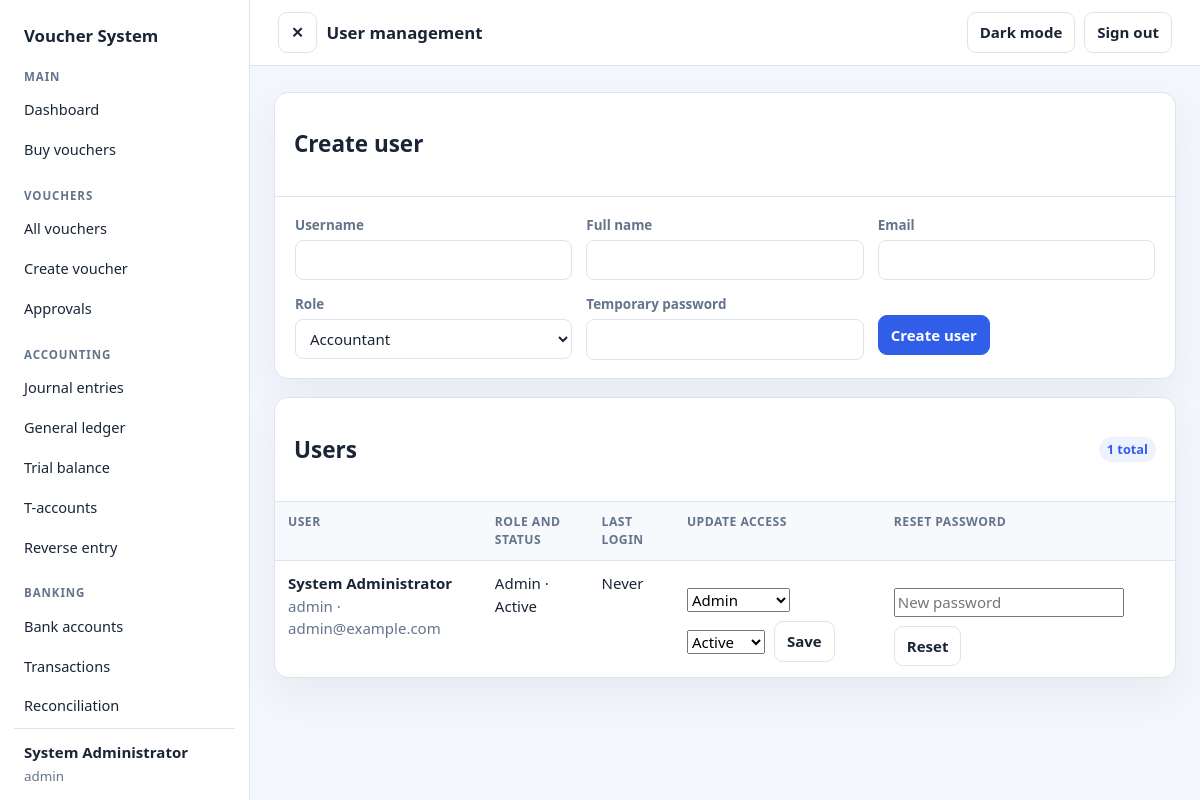
Screenshot of /admin/users/index.php (signed in) with the database file from the repository.
### tables this page shows
CREATE TABLE users (
  id INT UNSIGNED AUTO_INCREMENT PRIMARY KEY,
  role_id INT UNSIGNED NOT NULL,
  username VARCHAR(50) NOT NULL UNIQUE,
  full_name VARCHAR(100) NOT NULL,
  email VARCHAR(120) NULL,
  password_hash VARCHAR(255) NOT NULL,
  is_active TINYINT(1) NOT NULL DEFAULT 1,
  last_login DATETIME NULL,
  created_at TIMESTAMP NOT NULL DEFAULT CURRENT_TIMESTAMP,
  FOREIGN KEY (role_id) REFERENCES roles(id)
);

CREATE TABLE roles (
  id INT UNSIGNED AUTO_INCREMENT PRIMARY KEY,
  name VARCHAR(50) NOT NULL UNIQUE,
  description VARCHAR(255) NULL
);

### config/functions.php (called while the page is built, shortened)
<?php
require_once __DIR__ . '/database.php';
function app_base_path(): string
{
    $scriptName = $_SERVER['SCRIPT_NAME'] ?? '';
    $scriptPath = parse_url(str_replace('\\', '/', $scriptName), PHP_URL_PATH);
    $lastSlash = strrpos($scriptPath, '/');
    $directory = $lastSlash === false ? '' : substr($scriptPath, 0, $lastSlash);
    $segments = explode('/', trim($directory, '/'));
    $baseSegments = [];
    return $baseSegments ? '/' . implode('/', $baseSegments) : '';
}
function app_url(string $path = ''): string
{
    $basePath = app_base_path();
    $path = ltrim($path, '/');
    return $basePath . '/' . $path;
}
function e($value): string
{
    return htmlspecialchars((string) $value, ENT_QUOTES | ENT_SUBSTITUTE, 'UTF-8');
}

### config/database.php (called while the page is built, shortened)
<?php
function db(): PDO
{
    static $connection = null;
    if ($connection instanceof PDO) {
        return $connection;
    }
    $host = (string) app_config_value('DB_HOST', '127.0.0.1');
    $database = (string) app_config_value('DB_NAME', 'voucher_system_app');
    $portValue = app_config_value('DB_PORT');
    $port = $portValue === false || $portValue === null || $portValue === ''
        ? 3306
        : filter_var($portValue, FILTER_VALIDATE_INT, ['options' => ['min_range' => 1, 'max_range' => 65535]]);
    $usernameValue = app_config_value('DB_USER');
    $passwordValue = app_config_value('DB_PASS');
    $username = is_string($usernameValue) ? $usernameValue : '';
    $password = is_string($passwordValue) ? $passwordValue : '';
    if ($username === false || $username === '') {
        if ($host === '127.0.0.1' || $host === 'localhost') {
            $username = 'root';
        } else {
            throw new RuntimeException('The DB_USER environment variable is required for remote database hosts.');
        }
    }
    $dsn = sprintf('mysql:host=%s;port=%d;dbname=%s;charset=utf8mb4', $host, $port, $database);
    $options = [
        PDO::ATTR_ERRMODE => PDO::ERRMODE_EXCEPTION,
        PDO::ATTR_DEFAULT_FETCH_MODE => PDO::FETCH_ASSOC,
        PDO::ATTR_EMULATE_PREPARES => false,
    ];
    $connection = new PDO($dsn, $username, $password === false ? '' : $password, $options);
    return $connection;
}

### admin/users/index.php (the view, shortened to what this page needs)
<?php
$connection = db();
$roles = $connection->query('SELECT id, name FROM roles ORDER BY name')->fetchAll();
$users = $connection->query(
    'SELECT u.id, u.username, u.full_name, u.email, u.is_active, u.last_login, u.created_at,
            u.role_id, r.name AS role_name
     FROM users u JOIN roles r ON r.id = u.role_id
     ORDER BY u.username'
)->fetchAll();
require __DIR__ . '/../../includes/header.php';
require __DIR__ . '/../../includes/sidebar.php';
require __DIR__ . '/../../includes/navbar.php';
?>
<section class="app-card">
    <div class="app-card-header"><h2>Create user</h2></div>
    <div class="app-card-body">
        <form class="app-form" method="post">
            <div><label for="username">Username</label><input id="username" name="username" maxlength="50" autocomplete="off" required></div>
            <div><label for="full_name">Full name</label><input id="full_name" name="full_name" maxlength="100" required></div>
            <div><label for="email">Email</label><input id="email" name="email" type="email" maxlength="120"></div>
            <div><label for="role_id">Role</label><select id="role_id" name="role_id" required><?php foreach ($roles as $role): ?><option value="<?= (int) $role['id'] ?>"><?= e($role['name']) ?></option><?php endforeach; ?></select></div>
            <div><label for="password">Temporary password</label><input id="password" name="password" type="password" minlength="12" maxlength="200" autocomplete="new-password" required></div>
            <div class="app-actions"><button class="app-button app-button-primary" type="submit">Create user</button></div>
        </form>
    </div>
</section>
<section class="app-card">
    <div class="app-card-header"><h2>Users</h2><span class="app-badge"><?= count($users) ?> total</span></div>
    <div class="app-table-wrap">
        <table class="app-table">
            <thead><tr><th>User</th><th>Role and status</th><th>Last login</th><th>Update access</th><th>Reset password</th></tr></thead>
            <tbody>
                <?php foreach ($users as $user): ?>
                    <tr>
                        <td><strong><?= e($user['full_name']) ?></strong><span class="app-muted" style="display:block"><?= e($user['username']) ?><?= $user['email'] ? ' · ' . e($user['email']) : '' ?></span></td>
                        <td><?= e($user['role_name']) ?> · <?= (int) $user['is_active'] === 1 ? 'Active' : 'Inactive' ?></td>
                        <td><?= e($user['last_login'] ?: 'Never') ?></td>
                        <td>
                            <form method="post" class="app-actions">
                                <select name="role_id" aria-label="Role for <?= e($user['username']) ?>"><?php foreach ($roles as $role): ?><option value="<?= (int) $role['id'] ?>" <?= (int) $user['role_id'] === (int) $role['id'] ? 'selected' : '' ?>><?= e($role['name']) ?></option><?php endforeach; ?></select>
                                <select name="is_active" aria-label="Status for <?= e($user['username']) ?>"><option value="1" <?= (int) $user['is_active'] === 1 ? 'selected' : '' ?>>Active</option></select>
                                <button class="app-button" type="submit">Save</button>
                            </form>
                        </td>
                        <td>
                            <form method="post" class="app-actions">
                                <input type="password" name="password" minlength="12" maxlength="200" placeholder="New password" autocomplete="new-password" required aria-label="New password for <?= e($user['username']) ?>">
                                <button class="app-button" type="submit" data-confirm="Reset this user's password?">Reset</button>
                            </form>
                        </td>
                    </tr>
                <?php endforeach; ?>
            </tbody>
        </table>
    </div>
</section>
<?php require __DIR__ . '/../../includes/footer.php'; ?>

### includes/sidebar.php (shortened to what this page needs)
<?php
$sidebarStatement = db()->prepare(
    'SELECT u.full_name, u.username, p.code AS permission_code
     FROM users u
     LEFT JOIN role_permissions rp ON rp.role_id = u.role_id
     LEFT JOIN permissions p ON p.id = rp.permission_id
     WHERE u.id = :user_id AND u.is_active = 1'
);
$sidebarStatement->execute(['user_id' => (int) $_SESSION['user_id']]);
$sidebarRows = $sidebarStatement->fetchAll();
$sidebarUser = $sidebarRows[0];
$sidebarPermissions = [];
foreach ($sidebarRows as $sidebarRow) {
    if ($sidebarRow['permission_code'] !== null) {
        $sidebarPermissions[$sidebarRow['permission_code']] = true;
    }
}
$sidebarCurrentPath = parse_url($_SERVER['REQUEST_URI'] ?? '', PHP_URL_PATH);
?>
<aside class="app-sidebar" aria-label="Primary navigation">
    <a class="app-sidebar-brand" href="<?= e(app_url('admin/dashboard.php')) ?>">Voucher System</a>
    <nav class="app-sidebar-nav">
        <?php foreach ($sidebarSections as $section): ?>
            <?php
            $visibleItems = array_filter($section['items'], static function (array $item) use ($sidebarPermissions): bool {
                return $item['permission'] === null || isset($sidebarPermissions[$item['permission']]);
            });
            ?>
            <?php if ($visibleItems): ?>
                <section class="app-sidebar-section">
                    <h2><?= e($section['title']) ?></h2>
                    <?php foreach ($visibleItems as $item): ?>
                        <?php
                        $itemUrl = app_url($item['path']);
                        $itemPath = parse_url($itemUrl, PHP_URL_PATH);
                        $isCurrent = $sidebarCurrentPath === $itemPath;
                        ?>
                        <a class="app-sidebar-link<?= $isCurrent ? ' is-active' : '' ?>"
                           href="<?= e($itemUrl) ?>"<?= $isCurrent ? ' aria-current="page"' : '' ?>
                           title="<?= e($item['label']) ?>">
                            <?= e($item['label']) ?>
                        </a>
                    <?php endforeach; ?>
                </section>
            <?php endif; ?>
        <?php endforeach; ?>
    </nav>
    <div class="app-sidebar-user">
        <strong><?= e($sidebarUser['full_name']) ?></strong>
        <span><?= e($sidebarUser['username']) ?></span>
    </div>
</aside>

### assets/css/app.css (style rules this page uses)
:root { color-scheme: light; --app-page: #f3f6fb; --app-surface: #fff; --app-surface-muted: #f7f9fc; --app-text: #192536; --app-muted: #64748b; --app-border: #dce4ef; --app-accent: #315ee8; --app-accent-soft: #edf2ff; --app-danger: #a52b24; --app-danger-soft: #fff1f0; --app-shadow: 0 16px 40px #12213a0d; }
* { box-sizing: border-box; }
body { margin: 0; background: var(--app-page); color: var(--app-text); font: 15px/1.5 system-ui, -apple-system, "Segoe UI", sans-serif; }
a { color: var(--app-accent); text-decoration: none; }
button, input, select, textarea { font: inherit; }
.app-sidebar { position: sticky; top: 0; display: flex; flex: 0 0 250px; flex-direction: column; width: 250px; height: 100vh; padding: 18px 14px 14px; border-right: 1px solid var(--app-border); background: var(--app-surface); transition: flex-basis .2s ease, width .2s ease, padding .2s ease; }
.app-sidebar-brand { display: block; padding: 5px 10px 20px; color: var(--app-text); font-size: 1.05rem; font-weight: 800; }
.app-sidebar-nav { flex: 1; overflow-y: auto; }
.app-sidebar-section { margin: 0 0 18px; }
.app-sidebar-section h2 { margin: 0 0 6px; padding: 0 10px; color: var(--app-muted); font-size: .72rem; font-weight: 750; letter-spacing: .08em; text-transform: uppercase; }
.app-sidebar-link { display: block; margin: 2px 0; padding: 8px 10px; border-radius: 8px; color: var(--app-text); font-size: .91rem; }
.app-sidebar-user { display: grid; gap: 2px; padding: 12px 10px 0; border-top: 1px solid var(--app-border); overflow-wrap: anywhere; }
.app-sidebar-user span { color: var(--app-muted); font-size: .84rem; }
.app-button { display: inline-flex; min-height: 38px; align-items: center; justify-content: center; padding: 8px 12px; border: 1px solid var(--app-border); border-radius: 9px; background: var(--app-surface); color: var(--app-text); font-weight: 650; cursor: pointer; }
.app-card { margin-bottom: 18px; overflow: hidden; border: 1px solid var(--app-border); border-radius: 14px; background: var(--app-surface); box-shadow: var(--app-shadow); }
.app-card-header { display: flex; align-items: center; justify-content: space-between; gap: 12px; padding: 16px 19px; border-bottom: 1px solid var(--app-border); }
.app-card-body { padding: 18px 20px; }
.app-table-wrap { overflow-x: auto; }
.app-table { width: 100%; border-collapse: collapse; }
.app-table th, .app-table td { padding: 11px 13px; border-bottom: 1px solid var(--app-border); text-align: left; vertical-align: top; }
.app-table th { background: var(--app-surface-muted); color: var(--app-muted); font-size: .76rem; font-weight: 700; text-transform: uppercase; letter-spacing: .04em; }
.app-table tr:last-child td { border-bottom: 0; }
.app-form { display: grid; grid-template-columns: repeat(auto-fit, minmax(210px, 1fr)); gap: 14px; }
.app-form label { display: block; margin-bottom: 5px; color: var(--app-muted); font-size: .84rem; font-weight: 650; }
.app-form input, .app-form select, .app-form textarea { width: 100%; min-height: 40px; padding: 8px 10px; border: 1px solid var(--app-border); border-radius: 8px; background: var(--app-surface); color: var(--app-text); }
.app-actions { display: flex; flex-wrap: wrap; align-items: center; gap: 9px; margin-top: 16px; }
.app-button-primary { border-color: var(--app-accent); background: var(--app-accent); color: #fff; }
.app-badge { display: inline-flex; padding: 3px 8px; border-radius: 999px; background: var(--app-accent-soft); color: var(--app-accent); font-size: .8rem; font-weight: 700; }
.app-muted { color: var(--app-muted); }

### rows the page displays
users: full_name "System Administrator", username "admin", email "admin@example.com", role.name "Admin", shows "Active", last_login "Never", role_id "Admin", is_active "Active"

### other values shown
$section['title'] "MAIN"
$item['label'] "Dashboard"
$item['label'] "Buy vouchers"
$section['title'] "VOUCHERS"
$item['label'] "All vouchers"
$item['label'] "Create voucher"
$item['label'] "Approvals"
$section['title'] "ACCOUNTING"
$item['label'] "Journal entries"
$item['label'] "General ledger"
$item['label'] "Trial balance"
$item['label'] "T-accounts"
$item['label'] "Reverse entry"
$section['title'] "BANKING"
$item['label'] "Bank accounts"
